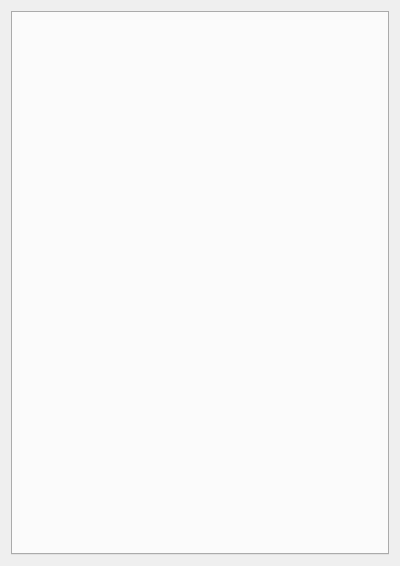
<?xml version="1.0" encoding="UTF-8"?>
<ui version="4.0">
 <class>TabAeroTableWidget</class>
 <widget class="QDialog" name="TabAeroTableWidget">
  <property name="geometry">
   <rect>
    <x>0</x>
    <y>0</y>
    <width>400</width>
    <height>566</height>
   </rect>
  </property>
  <property name="windowTitle">
   <string>Данные зондирования</string>
  </property>
  <layout class="QGridLayout" name="gridLayout">
   <item row="0" column="0">
    <widget class="QTabWidget" name="tabWidget">
     <property name="currentIndex">
      <number>-1</number>
     </property>
    </widget>
   </item>
  </layout>
 </widget>
 <resources/>
 <connections/>
</ui>
